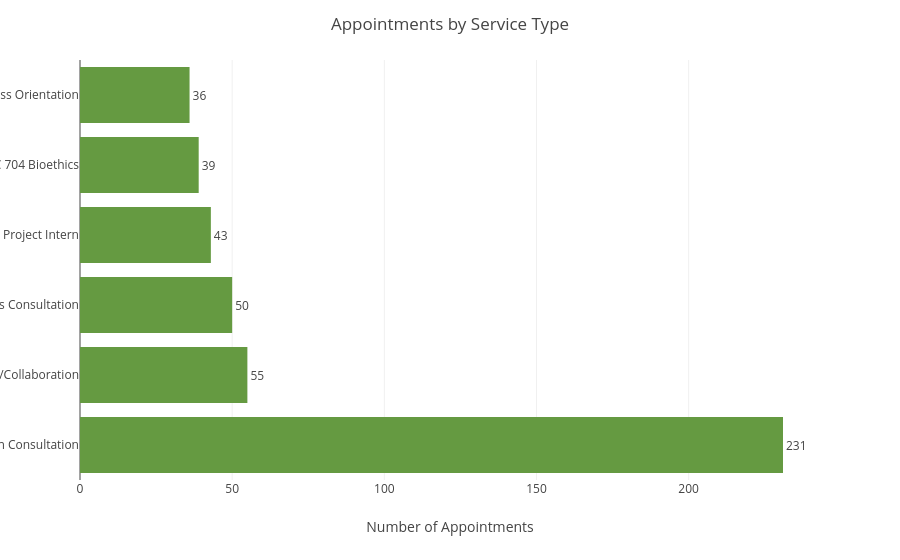

Notebook code cell kept with this figure:
### Code cell
# plot service type

agg = (
    df["Service"]
    .value_counts()
    .reset_index()
    .rename(columns={"index": "Service", "count": "Count"})
)

fig = px.bar(
    agg,
    x="Count",
    y="Service",
    orientation="h",
    text="Count",
    color_discrete_sequence=[VINEYARD_GREEN],
)
fig.update_traces(textposition="outside")
fig.update_layout(
    title="Appointments by Service Type",
    xaxis_title="Number of Appointments",
    yaxis_title="",
    plot_bgcolor="white",
    paper_bgcolor="white",
    xaxis=dict(gridcolor="#f0f0f0"),
)

fig.show()

### Figure 1 — Plotly figure (JSON) as saved in the notebook; plotly's stock layout.template omitted (floating-point values rounded to 4 significant figures)
{"data": [{"hovertemplate": "Count=%{text}<br>Service=%{y}<extra></extra>", "legendgroup": "", "marker": {"color": "#659a41", "pattern": {"shape": ""}}, "name": "", "orientation": "h", "showlegend": false, "text": [231.0, 55.0, 50.0, 43.0, 39.0, 36.0], "textposition": "outside", "x": [231, 55, 50, 43, 39, 36], "xaxis": "x", "y": ["Research Consultation", "Special Project/Collaboration", "ELEC 704 Bioethics Consultation", "Digital Project Intern", "ELEC 704 Bioethics", "Library Access Orientation"], "yaxis": "y", "type": "bar"}], "layout": {"xaxis": {"anchor": "y", "domain": [0.0, 1.0], "title": {"text": "Number of Appointments"}, "gridcolor": "#f0f0f0"}, "yaxis": {"anchor": "x", "domain": [0.0, 1.0], "title": {"text": ""}}, "legend": {"tracegroupgap": 0}, "margin": {"t": 60}, "barmode": "relative", "title": {"text": "Appointments by Service Type"}, "plot_bgcolor": "white", "paper_bgcolor": "white"}}
